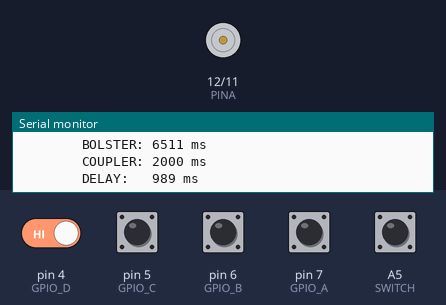
Bench run of a sketch on a simulated Arduino Uno, built with avr-gcc and run on an emulated ATmega328P. Shown: motor-driver pin pairs drawn as motors (green arrow = first pin HIGH = forward, orange = second pin HIGH = backward, longer = more drive), the last lines printed to the serial monitor. Inputs (shaded band) come from the test bench; at power-on: A5 (SWITCH), pin 4 (GPIO_D), pin 5 (GPIO_C), pin 6 (GPIO_B), pin 7 (GPIO_A) HIGH.

Above: at 1.3 s.
1.4 s: A5 (SWITCH) pulled LOW for 0.15 s
At 1.56 s:
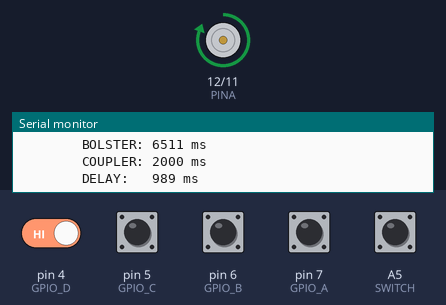
4.5 s: pin 4 (GPIO_D) driven LOW and A5 (SWITCH) driven LOW
7.5 s: A5 (SWITCH) driven HIGH
10.5 s: A5 (SWITCH) driven LOW
At 11.96 s:
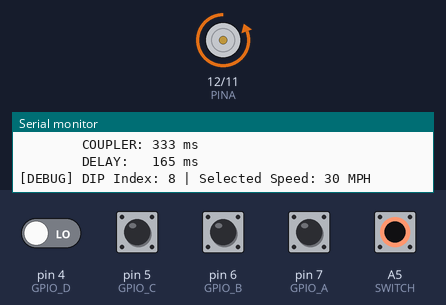
13.5 s: pin 4 (GPIO_D) driven HIGH
Timing chart, 0 to 17.5 s (numbered marks = the images above; inputs shaded):
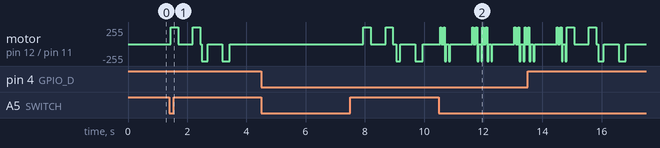

Measured:
- after the input at 1.4 s, motor on pin 12 (PINA) / pin 11 (PINB): stopped → forward 255/255 at once, → stopped 0.25 s later, → forward 255/255 0.50 s later, → backward 255/255 0.25 s later, … (7 changes in this stretch)
- after the input at 4.5 s, every drawn part: stays the same

The sketch:

ard-axlesim.ino
```cpp
// (licence header left out)
#define   PINA     12
#define   PINB     11
#define   SWITCH   A5

#define   GPIO_A     7
#define   GPIO_B     6
#define   GPIO_C     5
#define   GPIO_D     4
#define   GPIO_E     3

// Structure to hold the 5 time variables (in ms)
struct AxleTiming {
	unsigned long wheel;
	unsigned long truck;
	unsigned long bolster;
	unsigned long coupler;
	unsigned long delay;
};

// Lookup table of configurable speeds (in MPH) indexed by 4-bit DIP/GPIO input (0-15)
const uint8_t SPEED_LOOKUP[16] = {
	5,  7, 10, 12, 15, 18, 20, 25,
	30, 33, 37, 42, 55, 75, 90, 120
};

// Global active timing parameters
AxleTiming currentTiming;

uint8_t buttonsPressed = 0;
unsigned long debounceMillis = 0;

// Maximum expected delay in ms for buffer sizing (~10 MPH worst-case scaling)
#define MAX_DELAY_MS 1000
uint8_t shifter[(MAX_DELAY_MS + 4) / 8];

/**
 * Calculates scale timing parameters (HO Scale) given target speed in MPH.
 */
AxleTiming calculateTiming(uint8_t speedMph)
{
	AxleTiming t;
	if (speedMph == 0) speedMph = 1; // Prevent division by zero

	// Scale velocity in inches per millisecond
	// 1 MPH = 17.6 inches per second
	// v_ho = (speedMph * 17.6 in/s) / (87 scale factor * 1000 ms/s)
	float v_ho = (speedMph * 17.6f) / (87.0f * 1000.0f);

	// Physical dimensions (in real-world inches) converted to millisecond intervals
	t.wheel   = (unsigned long)(((22.0f / 87.0f) / v_ho) + 0.5f);        // 22" (0.25" HO) sensor chord block length
	t.truck   = (unsigned long)(((66.0f / 87.0f) / v_ho) + 0.5f);        // 5'6" truck axle spacing
	t.bolster = (unsigned long)(((573.0f / 87.0f) / v_ho) + 0.5f);      // 47'9" bolster distance
	t.coupler = (unsigned long)(((176.0f / 87.0f) / v_ho) + 0.5f);      // 14'8" coupler spacing
	t.delay   = (unsigned long)((1 / v_ho) + 0.5f);       // Sensor physical offset delay

	return t;
}

/**
 * Reads GPIO_A (LSB) to GPIO_D (MSB) to get lookup table index.
 * Inputs are active low due to INPUT_PULLUP.
 */
uint8_t readSpeedIndex()
{
	uint8_t bitA = !digitalRead(GPIO_A);
	uint8_t bitB = !digitalRead(GPIO_B);
	uint8_t bitC = !digitalRead(GPIO_C);
	uint8_t bitD = !digitalRead(GPIO_D);

	return (bitD << 3) | (bitC << 2) | (bitB << 1) | bitA;
}

/**
 * Prints current hardware state, selected speed, and calculated timing values over Serial.
 */
void logDebugInfo(uint8_t speedIdx, uint8_t speedMph, const AxleTiming &t)
{
	Serial.print(F("[DEBUG] DIP Index: "));
	Serial.print(speedIdx);
	Serial.print(F(" | Selected Speed: "));
	Serial.print(speedMph);
	Serial.println(F(" MPH"));

	Serial.print(F("        WHEEL:   "));
	Serial.print(t.wheel);
	Serial.println(F(" ms"));

	Serial.print(F("        TRUCK:   "));
	Serial.print(t.truck);
	Serial.println(F(" ms"));

	Serial.print(F("        BOLSTER: "));
	Serial.print(t.bolster);
	Serial.println(F(" ms"));

	Serial.print(F("        COUPLER: "));
	Serial.print(t.coupler);
	Serial.println(F(" ms"));

	Serial.print(F("        DELAY:   "));
	Serial.print(t.delay);
	Serial.println(F(" ms"));
}

void setup()
{
	Serial.begin(115200);

	digitalWrite(PINA, 0);
	digitalWrite(PINB, 0);
	pinMode(PINA, OUTPUT);
	pinMode(PINB, OUTPUT);
	pinMode(SWITCH, INPUT_PULLUP);

	pinMode(GPIO_A, INPUT_PULLUP);
	pinMode(GPIO_B, INPUT_PULLUP);
	pinMode(GPIO_C, INPUT_PULLUP);
	pinMode(GPIO_D, INPUT_PULLUP);
	pinMode(GPIO_E, INPUT_PULLUP);

	delay(100);
	buttonsPressed = !digitalRead(SWITCH);  // pre load

	// Initialize timing parameters from hardware setting
	uint8_t speedIdx = readSpeedIndex();
	uint8_t speedMph = SPEED_LOOKUP[speedIdx];
	currentTiming = calculateTiming(speedMph);

	logDebugInfo(speedIdx, speedMph, currentTiming);
}

uint8_t debounce(uint8_t debouncedState, uint8_t newInputs)
{
	static uint8_t clock_A = 0, clock_B = 0;
	uint8_t delta = newInputs ^ debouncedState; // Find all of the changes
	uint8_t changes;

	clock_A ^= clock_B; //Increment the counters
	clock_B  = ~clock_B;

	clock_A &= delta; //Reset the counters if no changes
	clock_B &= delta; //were detected.

	changes = ~((~delta) | clock_A | clock_B);
	debouncedState ^= changes;
	return(debouncedState);
}

uint8_t stateA = 0;
unsigned long millisA = 0;
unsigned long millisB = 0;

void setPin(uint8_t pin, bool active)
{
	digitalWrite(pin, active ? 1 : 0);
}

void loop()
{
	uint8_t inputStatus;

	if( (millis() - debounceMillis) >= 10 )
	{
		// Every 10ms
		inputStatus = !digitalRead(SWITCH);
		buttonsPressed = debounce(buttonsPressed, inputStatus);
		debounceMillis += 10;
	}

	switch(stateA)
	{
		case 0:
			if(buttonsPressed)
			{
				// Refresh active timing parameters when initiating sequence
				uint8_t speedIdx = readSpeedIndex();
				uint8_t speedMph = SPEED_LOOKUP[speedIdx];
				currentTiming = calculateTiming(speedMph);

				logDebugInfo(speedIdx, speedMph, currentTiming);
				stateA++;
			}
			break;
		case 1:
			setPin(PINA, true);
			millisA = millis();
			stateA++;
			break;
		case 2:
			if( (millis() - millisA) >= currentTiming.wheel )
			{
				setPin(PINA, false);
				millisA = millis();
				stateA++;
			}
			break;
		case 3:
			if( (millis() - millisA) >= (currentTiming.truck - currentTiming.wheel) )
			{
				setPin(PINA, true);
				millisA = millis();
				stateA++;
			}
			break;
		case 4:
			if( (millis() - millisA) >= currentTiming.wheel )
			{
				setPin(PINA, false);
				millisA = millis();
				stateA++;
			}
			break;
		case 5:
			if( (millis() - millisA) >= (currentTiming.bolster - (currentTiming.wheel + currentTiming.truck)) )
			{
				setPin(PINA, true);
				millisA = millis();
				stateA++;
			}
			break;
		case 6:
			if( (millis() - millisA) >= currentTiming.wheel )
			{
				setPin(PINA, false);
				millisA = millis();
				stateA++;
			}
			break;
		case 7:
			if( (millis() - millisA) >= (currentTiming.truck - currentTiming.wheel) )
			{
				setPin(PINA, true);
				millisA = millis();
				stateA++;
			}
			break;
		case 8:
			if( (millis() - millisA) >= currentTiming.wheel )
			{
				setPin(PINA, false);
				millisA = millis();
				stateA++;
			}
			break;
		case 9:
			if( (millis() - millisA) >= (currentTiming.coupler - (currentTiming.wheel + currentTiming.truck)) )
			{
				stateA++;
			}
			break;

		default:
			stateA = 0;
			break;
	}

	if( (millis() - millisB) >= 1 )
	{
		// Every 1ms bit shifter for PINB delay tracking
		uint16_t activeBytes = (currentTiming.delay + 4) / 8;
		if (activeBytes > sizeof(shifter)) activeBytes = sizeof(shifter);

		for(uint8_t i = 0; i < activeBytes; i++)
		{
			if(0 == i)
			{
				// First byte, pull off bit and drive PINB
				if(shifter[i] & 0x01)
					setPin(PINB, true);
				else
					setPin(PINB, false);
			}

			shifter[i] = shifter[i] >> 1;

			if(i < (activeBytes - 1))
			{
				// Not the last byte
				if(shifter[i+1] & 0x01)
					shifter[i] |= 0x80;
			}
			else
			{
				// Last byte, add PINA current state
				if(digitalRead(PINA))
					shifter[i] |= 0x80;
			}
		}

		millisB += 1;
	}
}
```
